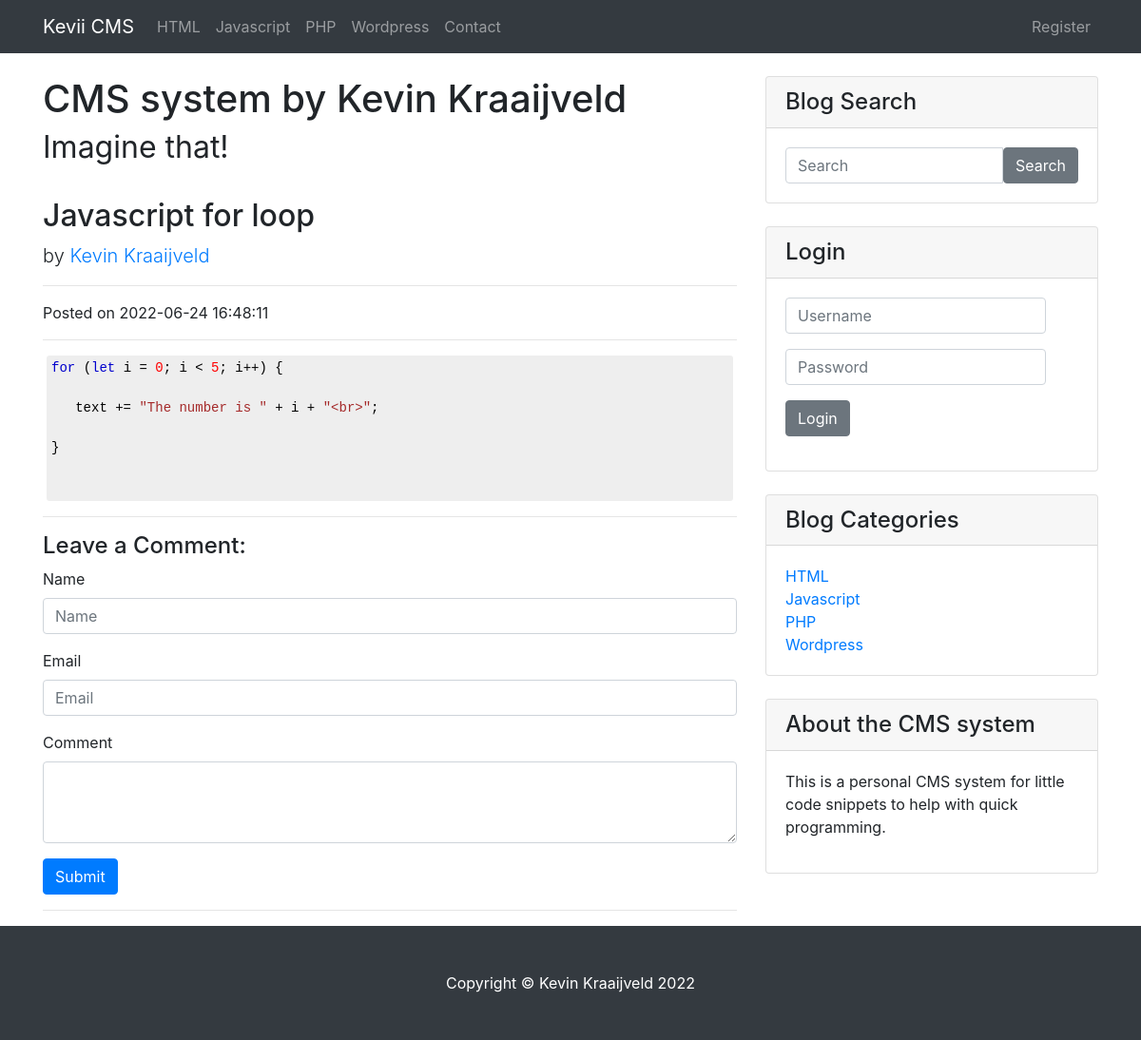
Screenshot of /post/21 with the database file from the repository.
### tables this page shows
CREATE TABLE IF NOT EXISTS `categories` (
  `cat_id` int(3) NOT NULL,
  `cat_title` varchar(255) NOT NULL
);

CREATE TABLE IF NOT EXISTS `posts` (
  `post_id` int(3) NOT NULL,
  `post_category_id` int(3) NOT NULL,
  `post_title` varchar(255) NOT NULL,
  `post_author` varchar(255) NOT NULL,
  `post_date` datetime NOT NULL,
  `post_image` text NOT NULL,
  `post_content` text NOT NULL,
  `post_tags` varchar(255) NOT NULL,
  `post_comment_count` int(11) NOT NULL,
  `post_status` varchar(255) NOT NULL DEFAULT 'draft',
  `post_views_count` int(11) NOT NULL
);

CREATE TABLE IF NOT EXISTS `users` (
  `user_id` int(3) NOT NULL,
  `username` varchar(255) NOT NULL,
  `user_password` varchar(255) NOT NULL,
  `user_firstname` varchar(255) NOT NULL,
  `user_lastname` varchar(255) NOT NULL,
  `user_email` varchar(255) NOT NULL,
  `user_image` text NOT NULL,
  `user_role` varchar(255) NOT NULL,
  `randSalt` varchar(255) NOT NULL DEFAULT '$2y$10$iusesomecrazystrings22',
  `token` text NOT NULL
);

### includes/post.php (the view, shortened to what this page needs)
<?php
if(isset($_GET['post_id'])){
  $post_id = $_GET['post_id'];
  if(isset($_SESSION['user_role']) && $_SESSION['user_role'] == 'Admin' ){
    $query = "SELECT * FROM posts WHERE post_id = '$post_id'";
  }else{
    $query = "SELECT * FROM posts WHERE post_id = '$post_id' AND post_status = 'Published'";
  }
?>
<?php
  $select_all_posts = mysqli_query($connection, $query);
  $count = mysqli_num_rows($select_all_posts);
  if($count < 1){
    echo "<h2>Post not available</h2>";
  }else{
    while($row = mysqli_fetch_assoc($select_all_posts)){
      $post_title = $row['post_title'];
      $post_author = $row['post_author'];
      $post_date = $row['post_date'];
      $post_content = $row['post_content'];
?>
      <h2>
          <?php echo $post_title ?>
      </h2>
      <p class="lead">
        by
        <a href="/CMS_system/author/<?php echo $post_author?>">
            <?php
              $query = "SELECT * FROM users WHERE user_role = 'Author' OR user_role = 'Admin'";
              $select_all_authors = mysqli_query($connection, $query);
              while($row = mysqli_fetch_assoc($select_all_authors)){
                $user_id = $row['user_id'];
                $user_firstname = $row['user_firstname'];
                $user_lastname = $row['user_lastname'];
                  if($user_id == $post_author){
                    $author = $user_firstname . " " .$user_lastname;
                  }
                }
              echo "$author";
            ?>
          </a>
      </p>
      <hr>
      <p><span class="glyphicon glyphicon-time"></span> Posted on <?php echo $post_date ?></p>
      <hr>
      <p class="lead">
        <?php echo $post_content ?>
      </p>
      <hr>
<?php
    }
    include 'comments.php';
  }
}
?>

### includes/navigation.php (shortened to what this page needs)
<nav class="navbar navbar-expand-lg navbar-dark bg-dark fixed-top">
  <div class="container">
    <a class="navbar-brand" href="/CMS_system/index">Kevii CMS</a>
    <div class="collapse navbar-collapse" id="navbarResponsive">
      <ul class="nav navbar-nav">
        <?php
          $query = "SELECT * FROM categories";
          $select_all_categories = mysqli_query($connection, $query);
          while($row = mysqli_fetch_assoc($select_all_categories)){
            $cat_id = $row['cat_id'];
            $cat_title = $row['cat_title'];
            $category_class = '';
            $contact_class = '';
            $registration_class = '';
            echo "<li class='nav-item $category_class'><a href='/CMS_system/category/$cat_id' class='nav-link'>{$cat_title}</a></li>";
          }
        ?>
          <li class='nav-item <? echo $contact_class?>'><a href="/CMS_system/contact" class='nav-link'>Contact</a></li>
      </ul>
    </div>
        <?php
          if(isset($_SESSION['user_role'])){
            if($_SESSION['user_role'] == 'Admin' || $_SESSION['user_role'] == 'Author'){?>
                <li class="nav-item"><a href="/CMS_system/admin/pages/index.php"  class='nav-link'><i class="fa fa-user"></i> &nbsp;Admin</a></li>
                <?php if(isset($_GET['post_id'])){
                  $post_id=$_GET['post_id'];
                  echo"<li class='nav-item'><a href='/CMS_system/admin/pages/posts.php?source=edit_post&post_id=$post_id'  class='nav-link'>Edit post</a></li>";
                }
          ?>
          <?php
            }
          ?>
          <li class='nav-item'>
              <a href="/CMS_system/includes/logout.php" class='nav-link'><i class="fa fa-fw fa-power-off"></i> Log Out</a>
          </li>
      </ul>
        <?php
          }else{?>
            <ul class="nav navbar-nav navbar-right">
              <li class='nav-item <? echo $registration_class?>'><a href='/CMS_system/registration' class='nav-link'>Register</a></li>
            </ul>
        <?php
          }
        ?>
    </div>
</nav>

### includes/sidebar.php
<div class="col-md-4">
    <div class="card my-4">
      <h4 class="card-header">
          Blog Search
      </h4>
      <div class="card-body">
        <form class="input-group" action="/CMS_system/search.php" method="post" autocomplete="off">
          <input name="search" type="text" class="form-control" placeholder="Search">
            <span class="input-group-btn">
              <input type="submit" class="btn btn-secondary" name="submit" value="Search">
            </span>
        </form>
      </div>
    </div>
    <?php if(!isset($_SESSION['user_id'])){ ?>
    <div class="card my-4">
        <h4 class="card-header">Login</h4>
        <div class="card-body">
          <form class="input-group" action="includes/login.php" method="post" autocomplete="off">
            <div class="form-group">
              <input name="username" type="text" class="form-control" placeholder="Username">
            </div>
            <div class="form-group">
              <input name="user_password" type="password" class="form-control" placeholder="Password">
            </div>
            <div class="form-group">
              <span class="input-group-btn">
                <input type="submit" class="btn btn-secondary" name="login" value="Login">
              </span>
            </div>
          </form>
        </div>
    </div>
  <?php } ?>
    <div class="card my-4">
        <h4 class="card-header">Blog Categories</h4>
        <div class="card-body">
          <div class="row">
              <div class="col-lg-12">
                  <ul class="list-unstyled mb-0">
                    <?php
                    $query = "SELECT * FROM categories LIMIT 5";
                    $select_all_categories = mysqli_query($connection, $query);
                    while($row = mysqli_fetch_assoc($select_all_categories)){
                      $cat_id = $row['cat_id'];
                      $cat_title = $row['cat_title'];
                      echo "<li><a href='category/$cat_id'>{$cat_title}</a></li>";
                    }
                    ?>
                  </ul>
              </div>
          </div>
        </div>
    </div>
    <div class="card my-4">
        <h4  class="card-header">About the CMS system</h4>
        <div class="card-body">
          <p>This is a personal CMS system for little code snippets to help with quick programming.</p>
        </div>
    </div>
</div>

### css/blog-home.css (style rules this page uses)
body { padding-top: 54px; }
@media (min-width: 992px) { body { padding-top: 56px; } }

### css/stylesheet.css (style rules this page uses)
pre ,code, xmp { background-color: #eee; border-radius: 3px; font-family: courier, monospace; padding: 3px 5px; margin: 4px; color: #635c5f; }

### rows the page displays
categories: cat_title "HTML"
categories: cat_title "Javascript"
categories: cat_title "PHP"
categories: cat_title "Wordpress"
posts: post_title "Javascript for loop", users.user_firstname+user_lastname "Kevin Kraaijveld", post_date "2022-06-24 16:48:11", post_content "for ( let i = 0 ; i < 5 ; i++) { text += \"The number is \" + i + \"<br>\" ; }"
